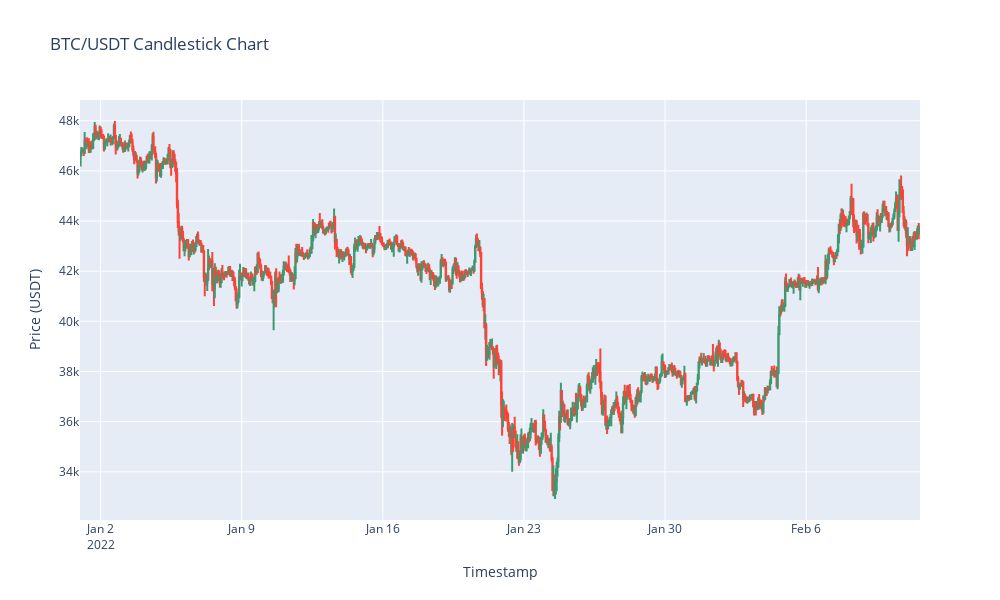

The code cell stored with this chart in its notebook:
### Markdown cell above
# Plotly

### Code cell
fig = go.Figure(data=[go.Candlestick(
    x=df_head_n['timestamp'],
    open=df_head_n['open'],
    high=df_head_n['high'],
    low=df_head_n['low'],
    close=df_head_n['close']
)])

fig.update_layout(
    title='BTC/USDT Candlestick Chart',
    xaxis_title='Timestamp',
    yaxis_title='Price (USDT)',
    xaxis_rangeslider_visible=False,
    width = 1000,
    height = 600
)

fig.show()

### Figure 1 — Plotly figure (JSON) as saved in the notebook; plotly's stock layout.template omitted (floating-point values rounded to 4 significant figures; data arrays with more than 128 entries replaced by an {"elided": "..."} marker saying what was removed)
{"data": [{"close": {"elided": "1000 float values"}, "high": {"elided": "1000 float values"}, "low": {"elided": "1000 float values"}, "open": {"elided": "1000 float values"}, "type": "candlestick", "x": {"elided": "1000 str values"}}], "layout": {"dragmode": "pan", "height": 600, "selections": [], "title": {"text": "BTC/USDT Candlestick Chart"}, "width": 1000, "xaxis": {"autorange": true, "range": ["2021-12-31 23:30", "2022-02-11 15:30"], "rangeslider": {"visible": false, "yaxis": {}}, "title": {"text": "Timestamp"}, "type": "date"}, "yaxis": {"autorange": true, "range": [32080.0, 48830.0], "title": {"text": "Price (USDT)"}}}}
